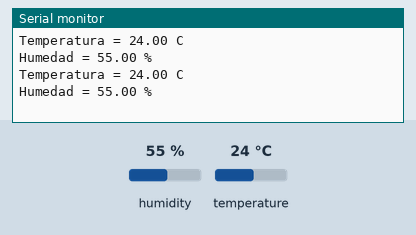
Bench run of a sketch on a simulated Arduino Uno, built with avr-gcc and run on an emulated ATmega328P. On the bench: the last lines printed to the serial monitor. Inputs (shaded band) come from the test bench; at power-on: humidity 55 %, temperature 24 °C.

Above: at 2.8 s.
2.9 s: humidity set to 22 %
At 5.3 s:
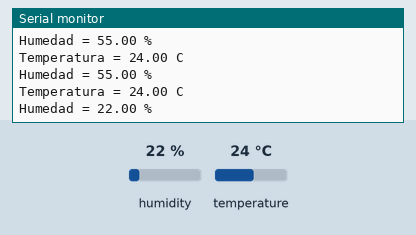
5.6 s: temperature set to 12 °C
At 6.7 s:
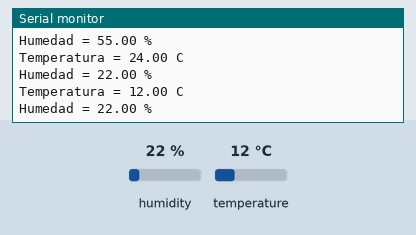
8.3 s: humidity set to 40 %
At 11.5 s:
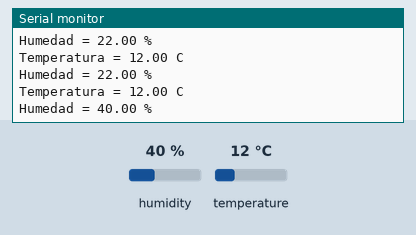
Timing chart, 0 to 13.0 s (numbered marks = the images above; inputs shaded):
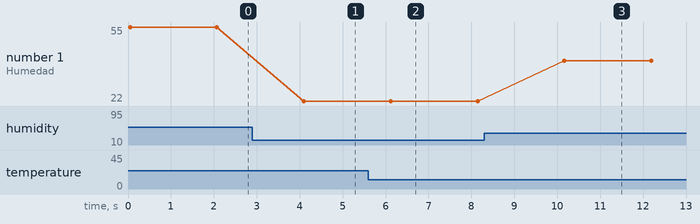

Measured:
- after the input at 2.9 s, the serial monitor: prints a new line after 1.2 s (image 1)
- after the input at 5.6 s, the serial monitor: prints a new line after 0.50 s (image 2)
- after the input at 8.3 s, the serial monitor: prints a new line after 1.9 s (image 3)
- plotted number 1: 55 → 22 after the input at 2.9 s, 22 → 40 after the input at 8.3 s

The sketch:

humedad-temperatura.ino
```cpp
#include <dht.h>
dht DHT;
#define DHT11_PIN 8

void setup()
{

	Serial.begin(9600);
}

void loop()
{
	DHT.read11(DHT11_PIN);

	//TEMPERATURA//
	Serial.print("Temperatura = ");
	Serial.print(DHT.temperature);
	Serial.println(" C");

	//HUMEDAD RELATIVA//
	Serial.print("Humedad = ");
	Serial.print(DHT.humidity);
	Serial.println(" %");
	delay(2000);
}
```
